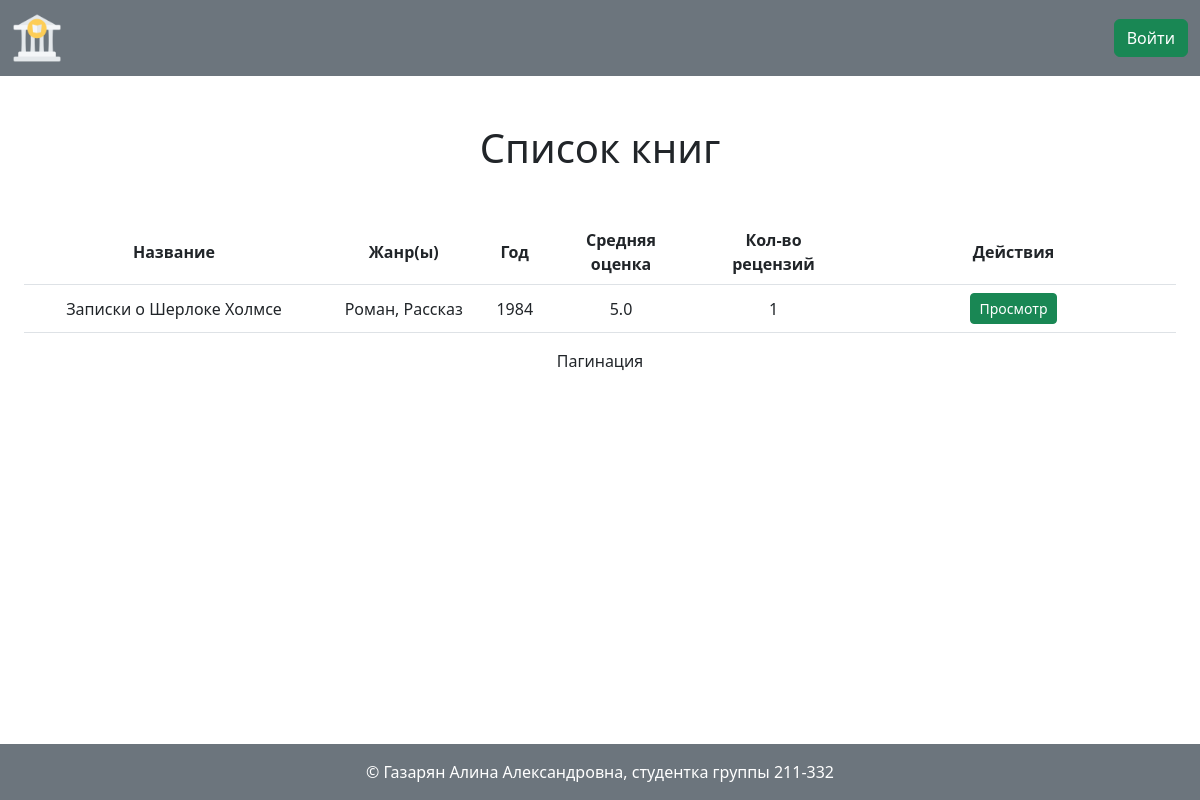
The page / on the database its author committed.
### models.py (models this page shows, shortened)
class Book(db.Model):
    __tablename__='books'
    id: Mapped[int]=mapped_column(primary_key=True)
    name: Mapped[str]=mapped_column(String(100), unique=True)
    short_desc: Mapped[str]=mapped_column(Text, nullable=False)
    year: Mapped[int]=mapped_column(String(10), nullable=False)
    publisher: Mapped[str]=mapped_column(String(100), nullable=False)
    author: Mapped[str]=mapped_column(String(100), nullable=False)
    volume: Mapped[int]=mapped_column(nullable=False)
    cover_id: Mapped[int]=mapped_column(ForeignKey('images.id'))
    review_of_book: Mapped[List['Review']]=relationship(back_populates='book')

### app.py (the view)
@app.route('/')
def index():
    books_list = sorted(
        db.session.execute(db.select(Book)).scalars().all(),
        key=lambda x: x.year, reverse=True
    )
    data = list()
    for book in books_list:
        reviews_list = db.session.query(Review).filter(Review.book_id == book.id).all()
        general_list = db.session.query(LinkTableBookGenre).filter(LinkTableBookGenre.book_id == book.id).all()
        genres = list()
        for item in general_list:
            genre_obj = db.session.query(Genre).filter(Genre.id == item.genre_id).first()
            genres.append(genre_obj.name)
        total_score = 0
        for review in reviews_list:
            total_score += review.mark
        try:
            average_mark = total_score / len(reviews_list)
        except ZeroDivisionError:
            average_mark = 0
        data.append({
            'book_id': book.id,
            'book_name': book.name,
            'genres': ', '.join(genres),
            'book_year': book.year,
            'average_score': average_mark,
            'number_of_reviews': len(reviews_list)
        })
    return render_template(
        'index.html',
        data=data
    )

### templates/index.html (shortened to what this page needs)
{% extends 'base.html' %}
{% block content %}
    <div class="main container-fluid">
        {% if data | length != 0 %}
            <h1 class="my-5">Список книг</h1>
            <div class="container-fluid">
                <table class="table">
                    <thead>
                        <tr>
                            <th class="th-name" scope="col">Название</th>
                            <th scope="col">Жанр(ы)</th>
                            <th scope="col">Год</th>
                            <th class="th-mark" scope="col">Средняя оценка</th>
                            <th class="th-reviews" scope="col">Кол-во рецензий</th>
                            <th scope="col">Действия</th>
                        </tr>
                    </thead>
                    <tbody>
                        {% for item in data %}
                            <tr>
                                <td>{{ item.get('book_name') }}</td>
                                <td>{{ item.get('genres') }}</td>
                                <td>{{ item.get('book_year') }}</td>
                                <td>{{ item.get('average_score') }}</td>
                                <td>{{ item.get('number_of_reviews') }}</td>
                                <td class="td-buttons">
                                    <a class="btn btn-success btn-sm" href="{{ url_for('book.show', book_id=item.get('book_id')) }}">Просмотр</a>
                                </td>
                            </tr>
                        {% endfor %}
                    </tbody>
                </table>
            </div>
            <div class="mb-5">
                <p style="text-align: center;">Пагинация</p>
            </div>
        {% else %}
            <h1 class="my-5">Тут пока пусто</h1>
        {% endif %}
    </div>
{% endblock %}

### static/styles.css (style rules this page uses)
.main h1 { text-align: center; }
.th-name { width: 300px; }
.th-mark { width: 150px; }
.th-reviews { width: 155px; }
.td-buttons { width: 325px; }
.table th { text-align: center; vertical-align: middle; }
.table td { text-align: center; vertical-align: middle; }

### rows shown on the page
Book: get "Записки о Шерлоке Холмсе", get "Роман, Рассказ", get "1984", get "5.0", get "1"
